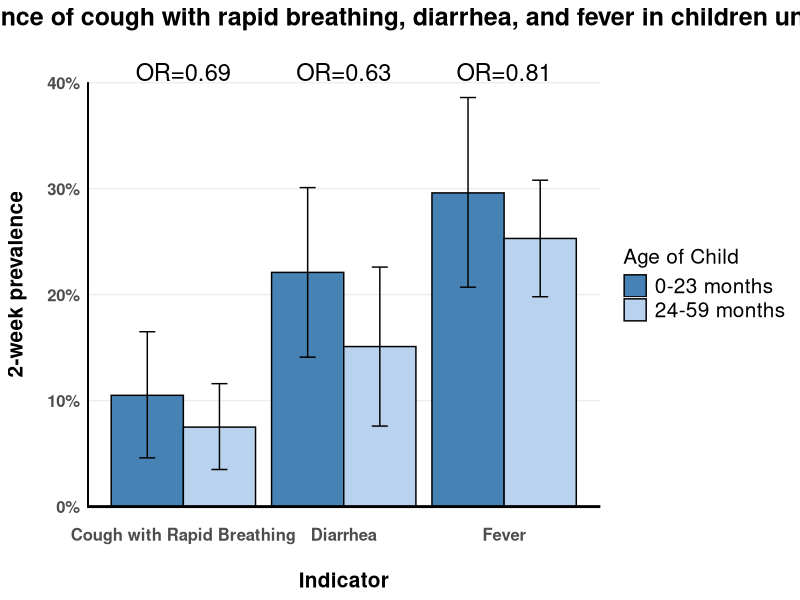
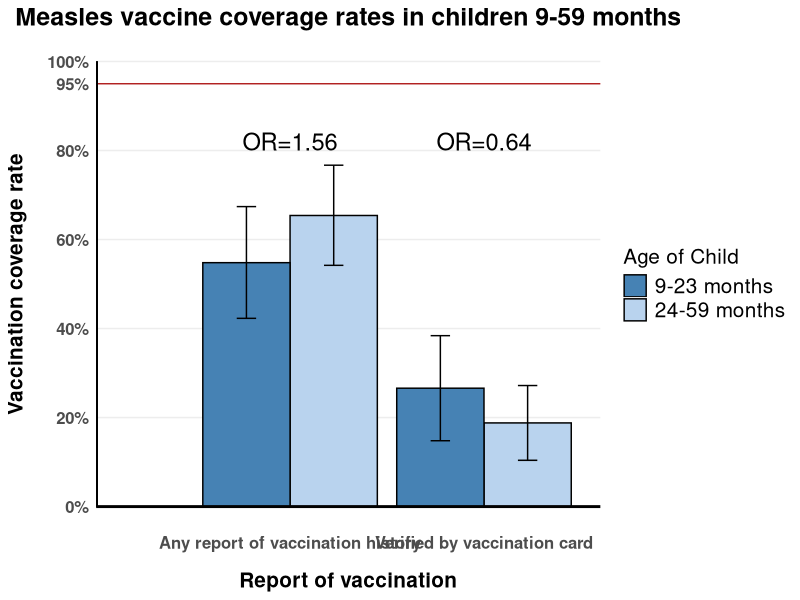

Write R code to recreate these figures, in order.


library(ggplot2)
library(ggthemes)
dir <- 'C:/Plots/'

# ---------------------------------   Plot 1    ----------------------------------------------#

# Creating data frame

Age <- as.factor(c("0-23 months", "24-59 months", 
                   "0-23 months", "24-59 months", "0-23 months", "24-59 months"))

Indicator <- as.factor(c(rep("Cough with Rapid Breathing", 2), rep("Diarrhea", 2), 
               rep("Fever", 2)))
Prevalence <- c(10.5, 7.5, 22.1, 15.1, 29.6, 25.3)
#Prevalence <- c(7.5, 10.5, 15.1, 22.1, 25.3, 29.6)
ymin <- c(4.6, 3.5, 14.1, 7.6, 20.7, 19.8)
#ymin <- c(3.5, 4.6, 7.6, 14.1, 19.8, 20.7)
ymax <- c(16.5, 11.6, 30.1, 22.6, 38.6, 30.8)
#ymax <- c(11.6, 16.5, 22.6, 30.1, 30.8, 38.6)
df1 <- data.frame(Age, Indicator, Prevalence, ymin, ymax)
#levels(df1$Age) <- c("24-59 months", "0-23 months")

# Creating plot

png(paste0(dir, 'Figure1.png'), 12, 8, units='in', res=300)

ggplot(df1, aes(x=Indicator, y=Prevalence, fill=Age)) + 
  
  geom_hline(yintercept = c(10,20,30,40), color="grey93") + 
  geom_bar(position=position_dodge(), stat="identity", colour='black') +
  geom_errorbar(aes(ymin=ymin, ymax=ymax), width=.2,position=position_dodge(.9)) + 
  scale_fill_manual("Age of Child", values = c("0-23 months" = "steelblue", "24-59 months" = "slategray2"))+
  scale_y_continuous(breaks = c(0, 10, 20, 30, 40), 
                     labels = c("0%", "10%", "20%", "30%", "40%"),
                     limits = c(0, 42)) +
  labs(title = "2-week prevalence of cough with rapid breathing, diarrhea, and fever in children under 5") +
# ggtitle("Figure 1. Prevalence of cough with rapid breathing, diarrhea, and fever in children under 5") +
  xlab("Indicator") + 
  ylab("2-week prevalence") + 
  theme(panel.background = element_rect(fill = 'white', colour = 'white'),
        plot.title = element_text(size = 18, face = "bold", hjust = 0.5),
        axis.title.x = element_text(size = 15, face = "bold", margin = unit(c(5, 0, 0, 0), "mm")), 
        axis.title.y = element_text(size = 15, face = "bold", margin = unit(c(0, 5, 0, 0), "mm")),
        axis.text.x = element_text(size = 12, face = "bold", vjust=3),
        axis.text.y = element_text(size = 12, face = "bold"),
#        plot.margin = unit(c(1,1,1,1), "cm"),
        legend.text = element_text(size=15),
        legend.title = element_text(size=15),
        axis.ticks=element_blank()) +
        #axis.line = element_line(color="black")) + 
  geom_hline(yintercept = 0, color="black", lwd=1) +
  geom_segment(aes(x = 0.4, y = 0, xend = 0.4, yend = 40), color="black", lwd=1.15) +
  annotate("text", x=1, y=41, label="OR=0.69", size=6) +
  annotate("text", x=2, y=41, label="OR=0.63", size=6) +
  annotate("text", x=3, y=41, label="OR=0.81", size=6) 

dev.off()

# ---------------------------------   Plot 2    ----------------------------------------------#

# Creating data frame

Age2 <- as.factor(c("9-23 months", "24-59 months", "9-23 months", "24-59 months"))
Indicator2 <- as.factor(c(rep("Any report of vaccination history", 2),
                         rep("Verified by vaccination card", 2)))
#Prevalence2 <- c(54.8, 65.4, 26.6, 18.8)
Prevalence2 <- c(65.4, 54.8, 18.8, 26.6)
#ymin2 <- c(42.3, 54.2, 14.8, 10.4)
ymin2 <- c(54.2, 42.3, 10.4, 14.8)
#ymax2 <- c(67.4, 76.7, 38.4, 27.2)
ymax2 <- c(76.7, 67.4, 27.2, 38.4)
df2 <- data.frame(Age2, Indicator2, Prevalence2, ymin2, ymax2)
levels(df2$Age2) <- c("9-23 months", "24-59 months")

# Creating plot

png(paste0(dir, 'Figure2.png'), 12, 8, units='in', res=300)

ggplot(df2, aes(x=Indicator2, y=Prevalence2, fill=Age2)) + 
  geom_hline(yintercept = c(20,40,60,80,100), color="grey93") +
  geom_bar(position=position_dodge(), stat="identity", colour='black') +
  geom_errorbar(aes(ymin=ymin2, ymax=ymax2), width=.2, position=position_dodge(.9)) + 
  scale_fill_manual("Age of Child", values = c("24-59 months" = "slategray2", "9-23 months" = "steelblue")) +
  scale_y_continuous(breaks = c(0, 20, 40, 60, 80, 95, 100), 
                     labels = c("0%", "20%", "40%", "60%", "80%", "95%", "100%"),
                     limits = c(0, 100)) + 
  ggtitle("Measles vaccine coverage rates in children 9-59 months") +
  xlab("Report of vaccination") + 
  ylab("Vaccination coverage rate") + 
  theme(panel.background = element_rect(fill = 'white', colour = 'white'),
        plot.title = element_text(size = 18, face = "bold", hjust = 0.5),
        axis.title.x = element_text(size = 15, face = "bold", margin = unit(c(5, 0, 0, 0), "mm")), 
        axis.title.y = element_text(size = 15, face = "bold", margin = unit(c(0, 5, 0, 0), "mm")),
        axis.text.x = element_text(size = 12, face = "bold"),
        axis.text.y = element_text(size = 12, face = "bold"),
        legend.text = element_text(size=15),
        legend.title = element_text(size=15),
        axis.ticks=element_blank()) + 
        geom_hline(yintercept = 95, color="firebrick") +
        geom_hline(yintercept = 0, color="black", lwd=1) +
        geom_segment(aes(x = 0, y = 0, xend = 0, yend = 100), color="black", lwd=1.15) +
        #geom_vline(xintercept = 0.4, color="black", lwd=1) +
        #geom_line(aes(a = "cutoff")) + 
        annotate("text", x=1, y=82, label="OR=1.56", size=6) +
        annotate("text", x=2, y=82, label="OR=0.64", size=6)  
        
  
dev.off()







